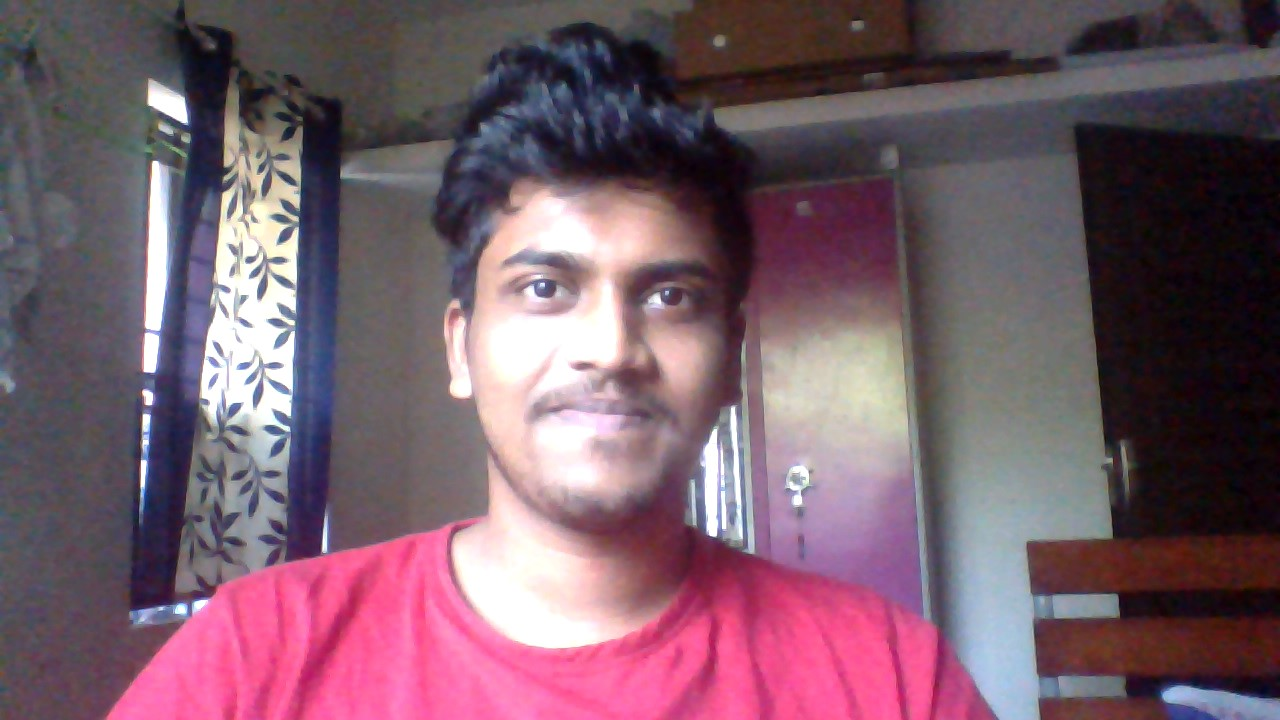
#> input picture input_image/1.jpg, 1280 x 720 px, given as the content of the folder images_data/p1, which was not available
$ python fad.py
#> lines starting #> are read from the running program, lines starting #| are printed output that depends on the picture; after the words box and inside, x2 and y2 are one past the last pixel; in counts of white or black regions, pixels touching at a corner belong together; pictures that were not available may be replaced by others from this repository, and a replacement may not be noted
import cv2
import os
import numpy as np

subjects=["","Sagar", "Shashank"]
print("Preparing image data ")

#detecting function
def detect_face(img):
    gray = cv2.cvtColor(img, cv2.COLOR_BGR2GRAY)
    face_cascade = cv2.CascadeClassifier('opencv-files3/lbpcascade_frontalface.xml')
    faces = face_cascade.detectMultiScale(gray, scaleFactor=1.2, minNeighbors=5);
    if (len(faces) == 0):
        return None, None
    (x, y, w, h) = faces[0]
    return gray[y:y + w, x:x + h], faces[0]


faces=[]
labels=[]
all_image1_list=os.listdir("images_data/p1")
print("Person 1: all images :", all_image1_list," \n Total images ",len(all_image1_list))
label=1
for image_name in all_image1_list:
    if image_name.startswith("."):
        continue;
    image_path="images_data/p1/" + image_name
    image=cv2.imread(image_path)
#> image is the input picture: shape (720, 1280, 3); mean B, G, R 105.6, 92.6, 120
    cv2.imshow("Saving image data", cv2.resize(image, (400, 500)))
    cv2.waitKey(100)
    face, rect = detect_face(image)
#> in detect_face, `gray = cv2.cvtColor(img, cv2.COLOR_BGR2GRAY)`:
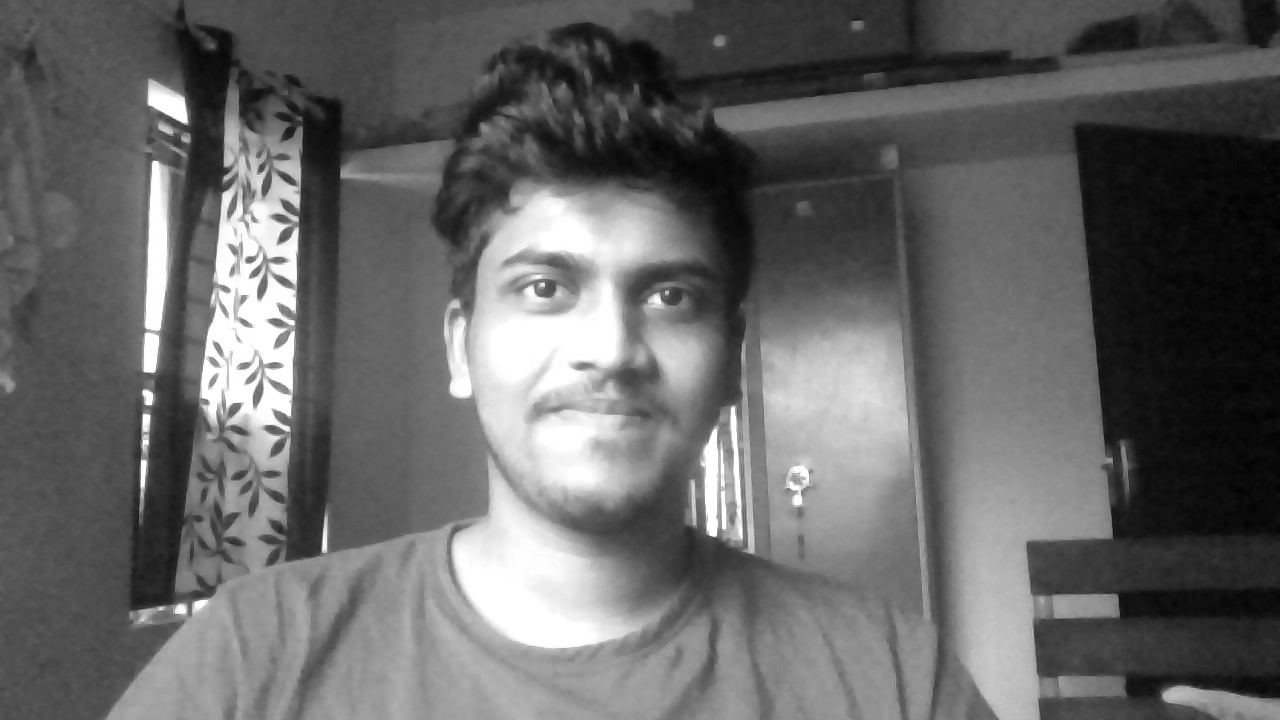
#> gray: shape (720, 1280); min 2, max 255, mean 102.3
#> in detect_face, `faces = face_cascade.detectMultiScale(gray, scaleFactor=1.2, minNeighb..`: faces = [[446, 165, 312, 312]]
#> in detect_face, `(x, y, w, h) = faces[0]`: x = 446; y = 165; w = 312
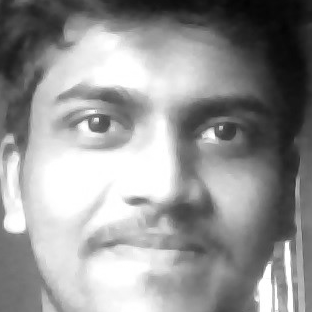
#> face: shape (312, 312); min 4, max 255, mean 148.8
#> rect = [446, 165, 312, 312]
    if face is not None:
        faces.append(face)
        labels.append(label)

cv2.destroyAllWindows()
cv2.waitKey(1)
cv2.destroyAllWindows()


all_image2_list = os.listdir("images_data/p2")
print("Person 2: All images: ", all_image2_list," \n Total images ",len(all_image2_list))
label=2
for image_name in all_image2_list:
    if image_name.startswith("."):
        continue;
    image_path="images_data/p2/"+image_name
    image=cv2.imread(image_path)
    cv2.imshow("Saving image data",cv2.resize(image,(400,500)))
    cv2.waitKey(100)
    face, rect=detect_face(image)
    if face is not None:
        faces.append(face)
        labels.append(label)
cv2.destroyAllWindows()
cv2.waitKey(1)
cv2.destroyAllWindows()


print("\n \n All the labels Assigned")
print(labels)

print("Data prepared")
print("Total faces: ",len(faces))
#| Total faces:  2
print("Total labels: ",len(labels))

face_recognizer = cv2.face.LBPHFaceRecognizer_create()

face_recognizer.train(faces, np.array(labels))

def draw_rectangle(img, rect):
    (x, y, w, h) = rect
    cv2.rectangle(img, (x, y), (x + w, y + h), (255, 255, 255), 2)

def draw_text(img, text, x, y):
    cv2.putText(img, text, (x, y), cv2.FONT_HERSHEY_SIMPLEX, 2, (0, 255, 0), 2)

def predict(test_img):
    img = test_img.copy()
    face, rect = detect_face(img)
    label, confidence = face_recognizer.predict(face)
    label_text = subjects[label]
    draw_rectangle(img, rect)
    draw_text(img, label_text, rect[0], rect[1] - 5)
    return img

print("Predicting images...")
test_img1 = cv2.imread("input_image/1.jpg")
test_img2 = cv2.imread("input_image/2.jpg")
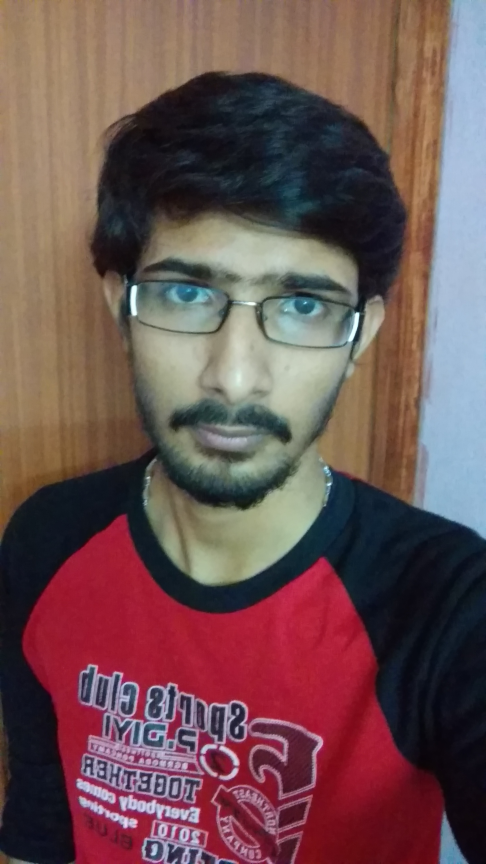
#> input picture input_image/2.jpg, 1458 x 2592 px (shown at 1/3 size)
#> test_img2 is the input picture: shape (2592, 1458, 3); mean B, G, R 82.8, 82.5, 110
predicted_img1 = predict(test_img1)
#> in predict, `label, confidence = face_recognizer.predict(face)`: label = 1; confidence = 0
#> in predict, `label_text = subjects[label]`: label_text = 'Sagar'
#> in draw_rectangle, `(x, y, w, h) = rect`: x = 446; y = 165; w = 312
predicted_img2 = predict(test_img2)
#> in detect_face (call 4), `gray = cv2.cvtColor(img, cv2.COLOR_BGR2GRAY)`:
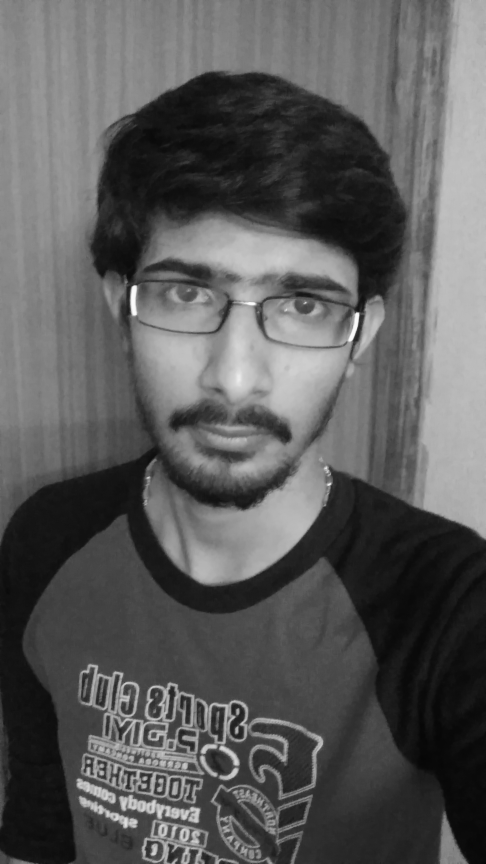
#> gray: shape (2592, 1458) (shown at 1/3 size); min 5, max 252, mean 90.8
#> in detect_face (call 4), `faces = face_cascade.detectMultiScale(gray, scaleFactor=1.2, minNeighb..`: faces = [[238, 545, 985, 985]]
#> in detect_face (call 4), `(x, y, w, h) = faces[0]`: x = 238; y = 545; w = 985
#> in predict (call 2), `face, rect = detect_face(img)`:
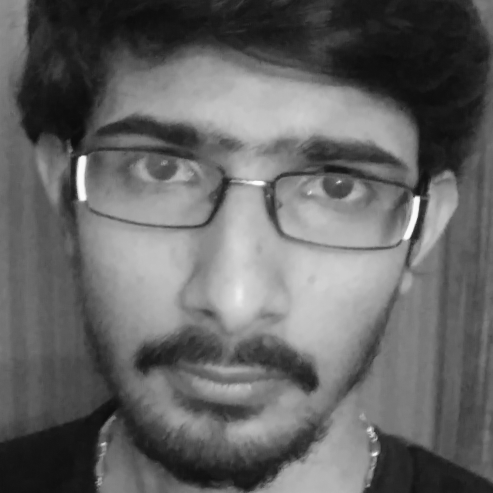
#> face: shape (985, 985) (shown at 1/2 size); min 11, max 252, mean 100.9
#> in predict (call 2), `face, rect = detect_face(img)`: rect = [238, 545, 985, 985]
#> in predict (call 2), `label, confidence = face_recognizer.predict(face)`: confidence = 74.51
#> in draw_rectangle (call 2), `cv2.rectangle(img, (x, y), (x + w, y + h), (255, 255, 255), 2)`: img: shape (2592, 1458, 3); 0.31% of pixels changed, all inside (x1, y1, x2, y2) = (237, 544, 1225, 1532)
#> in draw_text (call 2), `cv2.putText(img, text, (x, y), cv2.FONT_HERSHEY_SIMPLEX, 2, (0, 255, 0..`: img: shape (2592, 1458, 3); mean B, G, R 83.4, 83.2, 110.5
print("Prediction complete")

cv2.imshow(subjects[1], cv2.resize(predicted_img1, (400, 500)))
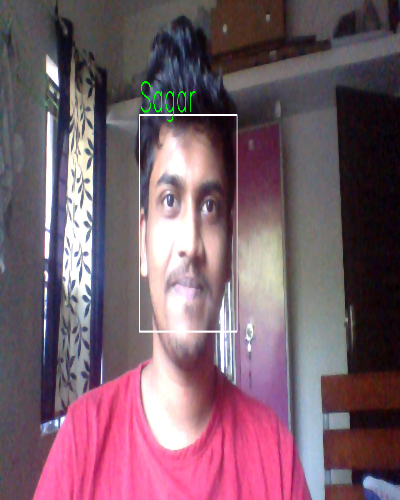
#> window 'Sagar': shape (500, 400, 3); mean B, G, R 106, 93.5, 120.3
cv2.imshow(subjects[2], cv2.resize(predicted_img2, (400, 500)))
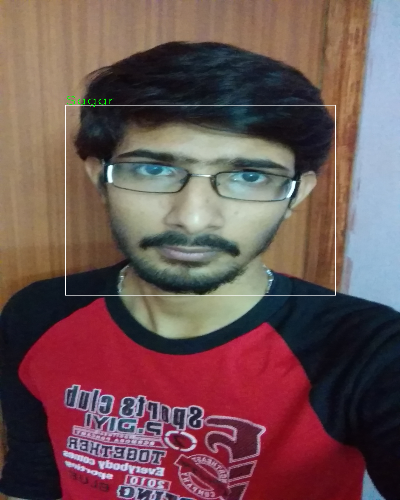
#> window 'Shashank': shape (500, 400, 3); mean B, G, R 83.3, 83.1, 110.4
cv2.waitKey(0)
cv2.destroyAllWindows()
cv2.waitKey(1)
cv2.destroyAllWindows()
